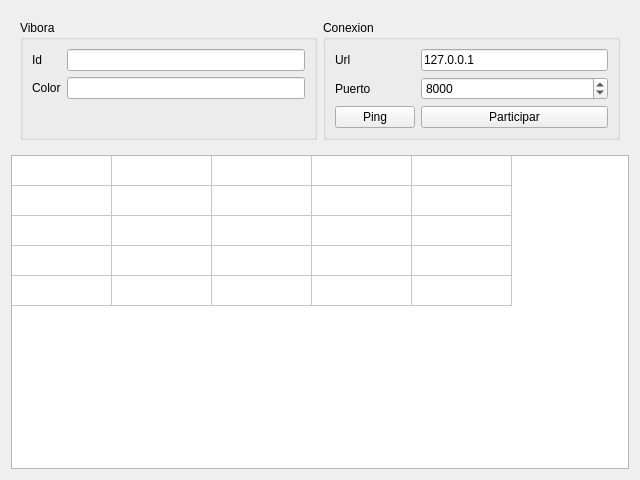
<?xml version="1.0" encoding="UTF-8"?>
<ui version="4.0">
 <class>Form</class>
 <widget class="QWidget" name="Form">
  <property name="geometry">
   <rect>
    <x>0</x>
    <y>0</y>
    <width>640</width>
    <height>480</height>
   </rect>
  </property>
  <property name="windowTitle">
   <string>Cliente</string>
  </property>
  <layout class="QVBoxLayout" name="verticalLayout">
   <item>
    <widget class="QWidget" name="widget_propiedades" native="true">
     <layout class="QHBoxLayout" name="horizontalLayout">
      <property name="sizeConstraint">
       <enum>QLayout::SetDefaultConstraint</enum>
      </property>
      <item>
       <widget class="QGroupBox" name="groupBox_vibora">
        <property name="title">
         <string>Vibora</string>
        </property>
        <layout class="QFormLayout" name="formLayout">
         <property name="fieldGrowthPolicy">
          <enum>QFormLayout::AllNonFixedFieldsGrow</enum>
         </property>
         <item row="0" column="0">
          <widget class="QLabel" name="label_id">
           <property name="text">
            <string>Id</string>
           </property>
          </widget>
         </item>
         <item row="0" column="1">
          <widget class="QLineEdit" name="lineEdit_id"/>
         </item>
         <item row="1" column="0">
          <widget class="QLabel" name="label_color">
           <property name="text">
            <string>Color</string>
           </property>
          </widget>
         </item>
         <item row="1" column="1">
          <widget class="QLineEdit" name="lineEdit_color"/>
         </item>
        </layout>
       </widget>
      </item>
      <item>
       <widget class="QGroupBox" name="groupBox_conexion">
        <property name="title">
         <string>Conexion</string>
        </property>
        <layout class="QFormLayout" name="formLayout_2">
         <property name="fieldGrowthPolicy">
          <enum>QFormLayout::AllNonFixedFieldsGrow</enum>
         </property>
         <item row="0" column="0">
          <widget class="QLabel" name="label_url">
           <property name="text">
            <string>Url</string>
           </property>
          </widget>
         </item>
         <item row="0" column="1">
          <widget class="QLineEdit" name="lineEdit_url">
           <property name="text">
            <string>127.0.0.1</string>
           </property>
          </widget>
         </item>
         <item row="2" column="0">
          <widget class="QLabel" name="label_puerto">
           <property name="text">
            <string>Puerto</string>
           </property>
          </widget>
         </item>
         <item row="2" column="1">
          <widget class="QSpinBox" name="spinBox_puerto">
           <property name="maximum">
            <number>9000</number>
           </property>
           <property name="value">
            <number>8000</number>
           </property>
          </widget>
         </item>
         <item row="4" column="0">
          <widget class="QPushButton" name="pushButton_ping">
           <property name="text">
            <string>Ping</string>
           </property>
          </widget>
         </item>
         <item row="4" column="1">
          <widget class="QPushButton" name="pushButton_participar">
           <property name="text">
            <string>Participar</string>
           </property>
          </widget>
         </item>
        </layout>
       </widget>
      </item>
     </layout>
    </widget>
   </item>
   <item>
    <widget class="QTableWidget" name="tableWidget">
     <attribute name="horizontalHeaderVisible">
      <bool>false</bool>
     </attribute>
     <attribute name="horizontalHeaderCascadingSectionResizes">
      <bool>false</bool>
     </attribute>
     <attribute name="horizontalHeaderDefaultSectionSize">
      <number>100</number>
     </attribute>
     <attribute name="horizontalHeaderHighlightSections">
      <bool>true</bool>
     </attribute>
     <attribute name="horizontalHeaderMinimumSectionSize">
      <number>1</number>
     </attribute>
     <attribute name="horizontalHeaderShowSortIndicator" stdset="0">
      <bool>false</bool>
     </attribute>
     <attribute name="horizontalHeaderStretchLastSection">
      <bool>false</bool>
     </attribute>
     <attribute name="verticalHeaderVisible">
      <bool>false</bool>
     </attribute>
     <attribute name="verticalHeaderDefaultSectionSize">
      <number>30</number>
     </attribute>
     <attribute name="verticalHeaderMinimumSectionSize">
      <number>1</number>
     </attribute>
     <attribute name="verticalHeaderStretchLastSection">
      <bool>false</bool>
     </attribute>
     <row>
      <property name="text">
       <string>New Row</string>
      </property>
     </row>
     <row>
      <property name="text">
       <string>New Row</string>
      </property>
     </row>
     <row>
      <property name="text">
       <string>New Row</string>
      </property>
     </row>
     <row>
      <property name="text">
       <string>New Row</string>
      </property>
     </row>
     <row>
      <property name="text">
       <string>New Row</string>
      </property>
     </row>
     <column>
      <property name="text">
       <string>New Column</string>
      </property>
     </column>
     <column>
      <property name="text">
       <string>New Column</string>
      </property>
     </column>
     <column>
      <property name="text">
       <string>New Column</string>
      </property>
     </column>
     <column>
      <property name="text">
       <string>New Column</string>
      </property>
     </column>
     <column>
      <property name="text">
       <string>New Column</string>
      </property>
     </column>
    </widget>
   </item>
  </layout>
 </widget>
 <resources/>
 <connections/>
</ui>
